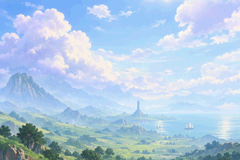
#> input picture art/card_bg.png, 240 x 160 px
$ python title_art.py ../art/card_bg.png ../art/panorama_patch.png 3
#> lines starting #> are read from the running program, lines starting #| are printed output that depends on the picture
"""Turn a generated artwork into a GBA-native 240x160 background (title / start menu).

pixelize(): crop to 3:2, box-downscale to 240x160 (each GBA pixel = average of its source block), reduce to a
limited palette without dithering (crisp pixel-art look) and snap to the GBA's 15-bit colours.
Usage: python title_art.py SRC.png OUT.png [colours=64]
"""
import sys
from PIL import Image

W, H = 240, 160


def pixelize(src, colours=64):
#> called with src = '../art/card_bg.png', colours = 3
    img = Image.open(src).convert("RGB") if isinstance(src, str) else src.convert("RGB")
#> img is the input picture: PIL image 240x160 RGB; mean R, G, B 176.6, 201.3, 225.4
    w, h = img.size
#> w = 240; h = 160
    if w * H > h * W:                      # too wide -> crop the sides
        nw = h * W // H
        img = img.crop(((w - nw) // 2, 0, (w - nw) // 2 + nw, h))
    else:                                  # too tall -> crop the bottom (keep the sky)
        img = img.crop((0, 0, w, w * H // W))
    img = img.resize((W, H), Image.BOX)
    img = img.quantize(colors=colours, method=Image.Quantize.MEDIANCUT, dither=Image.Dither.NONE).convert("RGB")
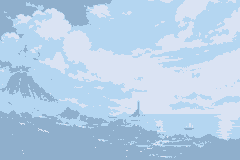
#> img: PIL image 240x160 RGB; mean R, G, B 181.4, 207.2, 231.4
    return img.point(lambda v: (v >> 3) << 3 | (v >> 5))      # 5 bits per channel, like the GBA shows it


if __name__ == "__main__":
    src, out = sys.argv[1:3]
    n = int(sys.argv[3]) if len(sys.argv) > 3 else 64
    pixelize(src, n).save(out)
